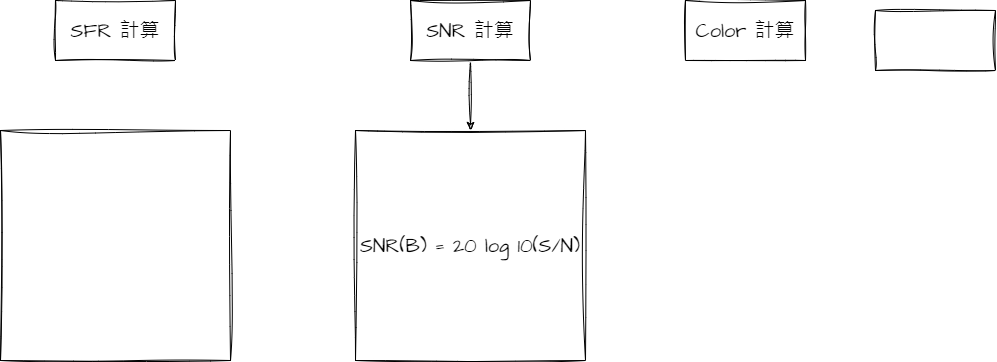
#> input picture IQ Tool/Math/math_check.drawio.png, 997 x 362 px
$ python af.py math_check.drawio.png
#> lines starting #> are read from the running program, lines starting #| are printed output that depends on the picture
"""
af_demo.py
示範：簡易 CAF (contrast-based) 與 模擬 PDAF (phase-correlation disparity)
說明（中文註解充足），教育用途。

需要套件：
  pip install numpy matplotlib pillow opencv-python

此程式做以下事：
 1) 讀入影像（或用內建的測試圖）
 2) 產生不同模糊程度的 focus-stack（模擬不同焦距位置）
 3) 對每張圖計算對比指標（Variance of Laplacian） -> 示範 CAF
 4) 以 hill-climb（鄰近搜尋）演示 CAF 的搜尋行為
 5) 模擬 PDAF：用左右小位移的影像當作左右半孔徑影像，使用 phase-correlation 估位移，
    並展示位移量 (disparity) 隨模糊程度的變化（需要再校準以映射到 lens steps）
"""

import numpy as np
import matplotlib.pyplot as plt
from PIL import Image, ImageFilter
import sys

# 嘗試使用 cv2 做 subpixel shift，如果沒有則 fallback 到整數位移的簡單方法
try:
    import cv2
    _HAS_CV2 = True
except Exception:
    _HAS_CV2 = False

def load_image_gray(path=None, size=(512,512)):
    """載入灰階圖片。若未提供 path，會自動產生一張測試用圖（含細節與紋理）。"""
#> called with path = 'math_check.drawio.png', size = (512, 512)
    if path:
        img = Image.open(path).convert('L')
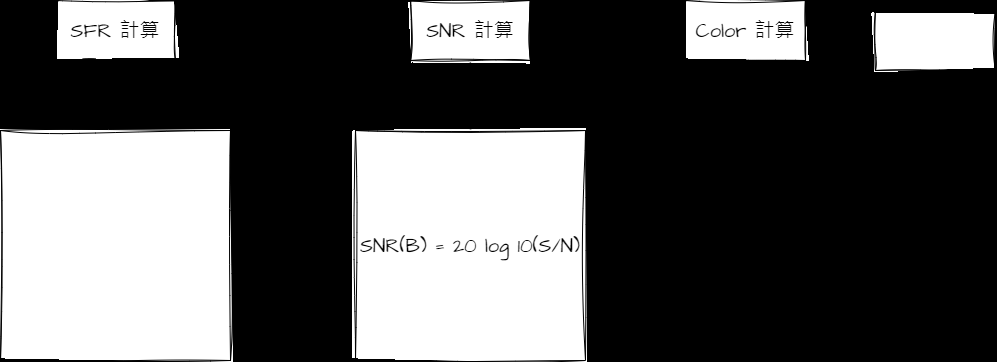
#> img: PIL image 997x362 L; min 0, max 255, mean 92.8
        img = img.resize(size, Image.LANCZOS)
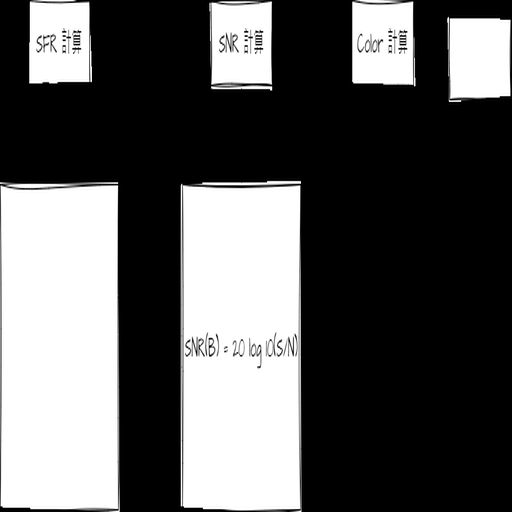
#> img: PIL image 512x512 L; min 0, max 255, mean 92.6
    else:
        # 建一張 synthetic test image (checker + text + gaussian noise)
        img = Image.new('L', size, color=128)
        arr = np.array(img, dtype=np.float32)
        # checker
        cx, cy = size[0]//8, size[1]//8
        for y in range(size[1]):
            for x in range(size[0]):
                if ((x//cx) + (y//cy)) % 2 == 0:
                    arr[y,x] += 40
        # add text using PIL
        img = Image.fromarray(np.clip(arr,0,255).astype(np.uint8))
        # add a small sharp detail rectangle
        for y in range(60, 120):
            for x in range(200, 300):
                arr[y,x] = 255 if ( (x+y) % 6 < 3 ) else 0
        arr += np.random.normal(0, 4, size)  # gentle noise
        img = Image.fromarray(np.clip(arr,0,255).astype(np.uint8))
    return img

def gaussian_blur_pil(img_pil, sigma):
    """用 PIL GaussianBlur 做模糊（sigma 可小於1，但 PIL 的參數為 radius）"""
    # PIL ImageFilter.GaussianBlur 的參數是 radius ≈ sigma
    return img_pil.filter(ImageFilter.GaussianBlur(radius=sigma))

def var_laplacian(np_img):
    """計算 Variance of Laplacian 當作 focus metric。
    np_img: 2D float image (0..255)
    """
    # 直接用簡單的 discrete Laplacian kernel
    K = np.array([[0,1,0],[1,-4,1],[0,1,0]], dtype=np.float32)
    # convolution (valid) using FFT-based conv for simplicity
    f = np.fft.rfft2(np_img)
    kpad = np.zeros_like(np_img)
    kh, kw = K.shape
    kpad[:kh, :kw] = K[::-1, ::-1]  # flip kernel
    Fk = np.fft.rfft2(kpad)
    conv = np.fft.irfft2(f * Fk)
    lap = conv
    return float(lap.var())

def phase_correlation_shift(img1, img2):
    """用 phase correlation 計算 img2 相對 img1 的平移 (dy, dx)。
    使用 FFT cross-power spectrum。
    影像請先轉為 float，並視需要 windowing。
    """
    a = np.array(img1, dtype=np.float32)
    b = np.array(img2, dtype=np.float32)
    # remove mean
    a -= a.mean()
    b -= b.mean()
    # windowing could be helpful in實務上，但此處省略以簡潔示範
    # FFT
    fa = np.fft.fft2(a)
    fb = np.fft.fft2(b)
    R = fa * np.conj(fb)
    denom = np.abs(R)
    # 防止除以零
    denom[denom == 0] = 1e-9
    R /= denom
    r = np.fft.ifft2(R)
    r_abs = np.abs(r)
    # 取得峰值位置
    maxpos = np.unravel_index(np.argmax(r_abs), r_abs.shape)
    shift_y = maxpos[0]
    shift_x = maxpos[1]
    # 將 wrap-around 轉成負值表示
    h, w = a.shape
    if shift_y > h//2:
        shift_y -= h
    if shift_x > w//2:
        shift_x -= w
    return (float(shift_y), float(shift_x))

def shift_image(img_pil, dx, dy):
    """用 cv2 做 subpixel shift（若可用），否則用 PIL 的 transform（較差但可用）。"""
    if _HAS_CV2:
        arr = np.array(img_pil, dtype=np.float32)
        h, w = arr.shape
        M = np.array([[1,0,dx],[0,1,dy]], dtype=np.float32)
        shifted = cv2.warpAffine(arr, M, (w,h), flags=cv2.INTER_LINEAR, borderMode=cv2.BORDER_REFLECT)
        return Image.fromarray(np.clip(shifted,0,255).astype(np.uint8))
    else:
        # PIL transform expects (a,b,c,d,e,f) inverse mapping
        w, h = img_pil.size
        # inverse transform matrix for shift is (1, 0, -dx, 0, 1, -dy)
        return img_pil.transform((w,h), Image.AFFINE, (1,0,-dx,0,1,-dy), resample=Image.BILINEAR)

def hill_climb_caf(img_pil, search_range=(0.5,6.0), steps=30, start_idx=None):
    """示範 CAF 的 hill-climb 使用：
       - 先建立 focus stack（使用 Gaussian blur）
       - 計算 metric（var laplacian）
       - 以 hill-climb 找到局部最大 (模擬相機要做的搜尋)
    回傳：best_sigma, metrics_list, sigmas_list
    """
#> called with search_range = (0.5, 6), steps = 40
    sigmas = np.linspace(search_range[0], search_range[1], steps)
    metrics = []
    stack = []
    for s in sigmas:
        b = gaussian_blur_pil(img_pil, s)
        stack.append(b)
        arr = np.array(b, dtype=np.float32)
        metrics.append(var_laplacian(arr))
#> this loop made 40 passes
#> pass 1, in var_laplacian, `conv = np.fft.irfft2(f * Fk)`:
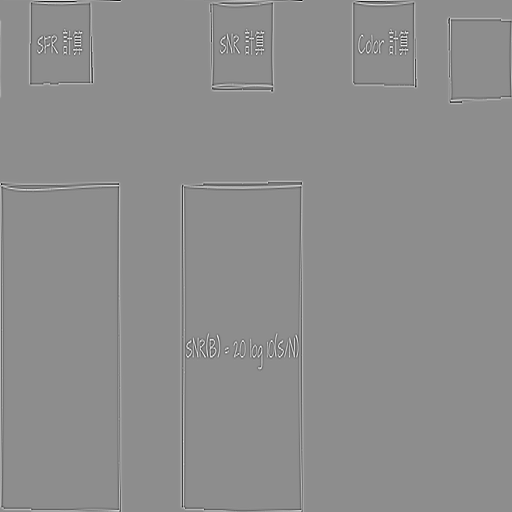
#> conv: shape (512, 512) float64; min -419, max 334, mean 0; drawn with min black and max white
#> after the loop:
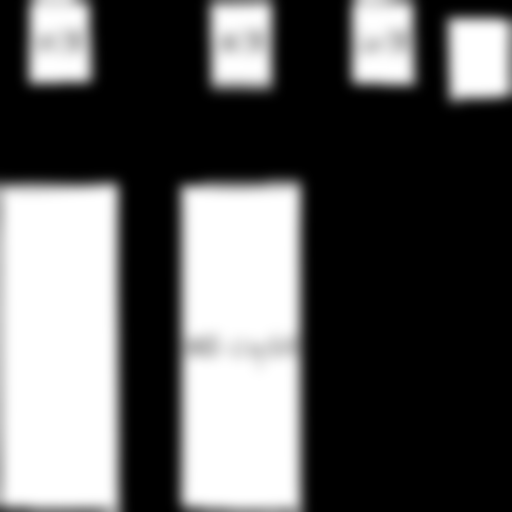
#> arr: shape (512, 512) float32; min 0, max 255, mean 92.2
#> after the loop, metrics = 40 values, max 663.9 at index 0, min 101.3 at index 10, mean 146.5; stack = 40 items
    metrics = np.array(metrics)
    # 若沒有給初始 index，從中間開始
    if start_idx is None:
        idx = len(sigmas)//2
    else:
        idx = start_idx
    # hill-climb（鄰域搜尋直到到達局部最大）
    while True:
        left = metrics[idx-1] if idx-1 >=0 else -np.inf
        right = metrics[idx+1] if idx+1 < len(metrics) else -np.inf
        cur = metrics[idx]
        if left > cur and left >= right:
            idx -= 1
        elif right > cur and right >= left:
            idx += 1
        else:
            break
#> this loop made 20 passes
#> (left, right, cur) on passes 1 to 12: (114.4, 117.7, 116.1), (116.1, 118.9, 117.7), (117.7, 120.1, 118.9), (118.9, 121.2, 120.1), (120.1, 122.4, 121.2), (121.2, 123.7, 122.4), (122.4, 125, 123.7), (123.7, 126.1, 125), (125, 127, 126.1), (126.1, 128, 127), (127, 128.7, 128), (128, 129.6, 128.7)
#> after the loop, idx = 39
    best_sigma = sigmas[idx]
#> best_sigma = 6
    return best_sigma, sigmas, metrics

def demo_all(path=None):
    img = load_image_gray(path)
    plt.figure(figsize=(8,8))
    plt.imshow(img, cmap='gray')
    plt.title("Input image (grayscale)")
    plt.axis('off')
    plt.show()

    # CAF demo: focus stack & metrics
    best_sigma, sigmas, metrics = hill_climb_caf(img, search_range=(0.5,6.0), steps=40)
#> best_sigma = 6; sigmas = 40 values from 0.5 to 6
    print(f"[CAF] hill-climb 找到局部最大對應 sigma ≈ {best_sigma:.3f}")
#| [CAF] hill-climb 找到局部最大對應 sigma ≈ 6.000

    plt.figure()
    plt.plot(sigmas, metrics, marker='o')
    plt.xlabel("blur sigma (simulated)")
    plt.ylabel("focus metric (Var Laplacian)")
    plt.title("CAF: focus metric vs blur (示範)")
    plt.grid(True)
    plt.show()
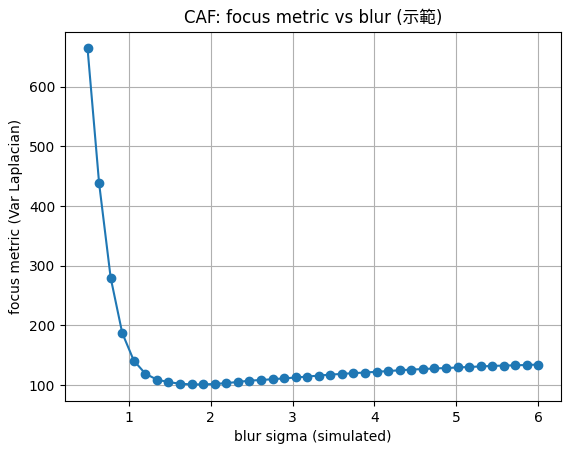
#> figure drawn by matplotlib, 1 panel; curve peaks at x = 0.5, y = 663.9

    # PDAF demo (simulation)
    # 我們用「左右微位移」當作左右子孔徑成像（簡化模擬）
    # 真實系統會有 aperture-based PSF 差異；這裡只示意 disparity-測量流程
    disp_list = []
    blur_list = np.linspace(0.5, 6.0, 20)
    for s in blur_list:
        b = gaussian_blur_pil(img, s)  # 模擬 defocus (較大 s => more defocus)
        # 模擬左右子孔徑影像：對同一模糊圖作左右微移（量會和 defocus 有關）
        # 這裡用一個簡單模型：disparity ≈ alpha * s （非實際光學公式，需要校準）
        alpha = 0.6  # 模擬的比例常數（示範用）
        dx = alpha * s  # x shift magnitude
        left = shift_image(b, -dx/2.0, 0)
        right = shift_image(b,  dx/2.0, 0)
        # 以 phase-correlation 計算 shift (右相對左)
        shift = phase_correlation_shift(np.array(left, dtype=np.float32), np.array(right, dtype=np.float32))
        # shift 是 (dy, dx)
        disp_list.append(shift[1])  # 用水平位移
#> this loop made 20 passes
#> shift_x in phase_correlation_shift on passes 1, 2, 3, 4, 6, 7, 15, 16, 17, 18, 19, 20: 0, 0, 0, 0, 0, 0, 0, 0, 0, 0, 0, 0
#> (maxpos in phase_correlation_shift, shift_x in phase_correlation_shift, shift) on passes 5, 8, 9, 10, 11, 12: ((0, 511), -1, (0, -1)), ((0, 511), -1, (0, -1)), ((0, 510), -2, (0, -2)), ((0, 510), -2, (0, -2)), ((0, 510), -2, (0, -2)), ((0, 510), -2, (0, -2))
#> after the loop, disp_list = [0, 0, 0, 0, -1, 0, 0, -1, -2, -2, -2, -2, -2, -2, 0, 0, 0, 0, 0, 0]
    disp_list = np.array(disp_list)
#> disp_list = 20 values, max 0 at index 0, min -2 at index 8, mean -0.7
    plt.figure()
    plt.plot(blur_list, disp_list, marker='x')
    plt.xlabel("simulated blur sigma")
    plt.ylabel("measured disparity (pixels)")
    plt.title("Simulated PDAF: disparity vs defocus (需校準 mapping)")
    plt.grid(True)
    plt.show()
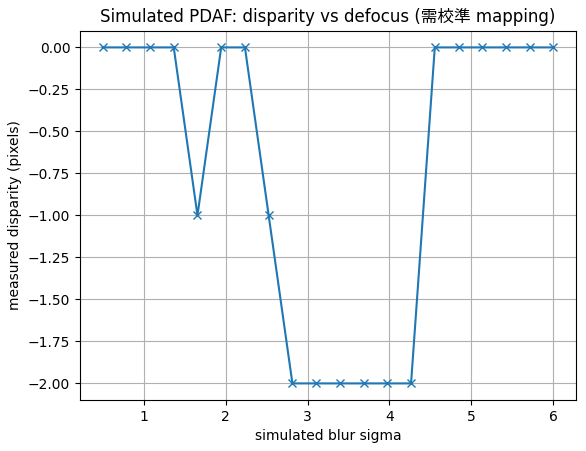
#> figure drawn by matplotlib, 1 panel; curve peaks at x = 0.5, y = 0
    print("[PDAF 模擬] 注意：真實系統需校準 disparity -> lens motor steps 的 mapping；此處僅示範量測流程")

if __name__ == "__main__":
    # 若有 command-line arg，當作 image path
    if len(sys.argv) > 1:
        path = sys.argv[1]
    else:
        path = None
    demo_all(path)
